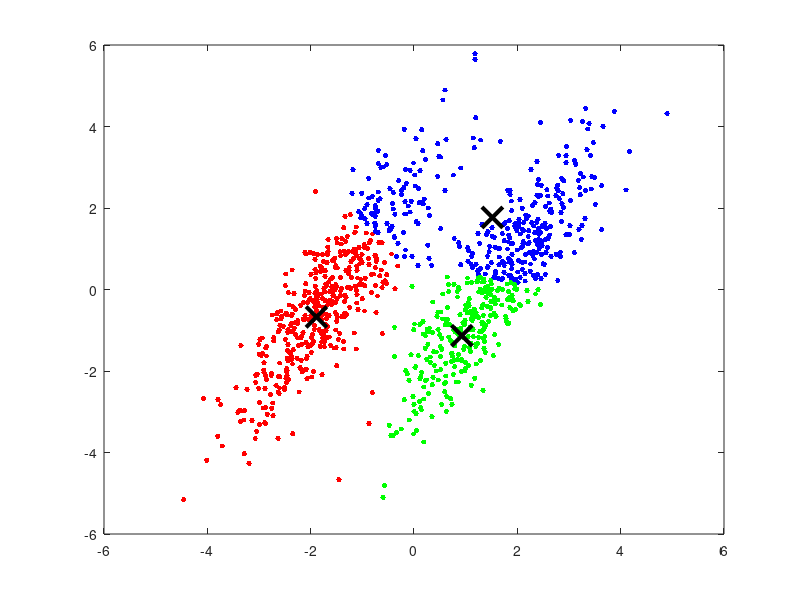

Write the MATLAB code that produced this figure. (Note: this script raises an error after producing the figure.)
N=500;
K1=mvnrnd([-1.5 0],[1 1.5;1.5 3],N);
K2=mvnrnd([1.5 0],[1 1.5;1.5 3],N);
X=[K1; K2];

% plot(K1(:,1),K1(:,2),'x',K2(:,1),K2(:,2),'o')
[idx,C]=kmeans(X,3);

figure;
plot(X(idx==1,1),X(idx==1,2),'r.','MarkerSize',12)
hold on
plot(X(idx==2,1),X(idx==2,2),'b.','MarkerSize',12)

plot(X(idx==3,1),X(idx==3,2),'g.','MarkerSize',12)

plot(C(:,1),C(:,2),'kx',...
     'MarkerSize',15,'LineWidth',3)
legend('Cluster 1','Cluster 2','Cluster 3','Centroids',...
       'Location','NW')
title 'Cluster Assignments and Centroids'
hold off